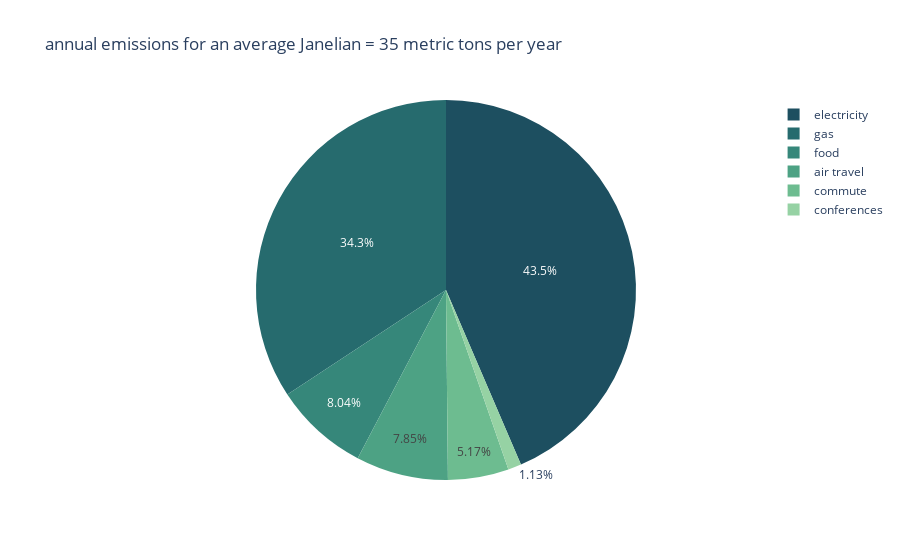

Source (notebook cell):
### Code cell
import pandas as pd
totalEmissions = pd.DataFrame({'type':['gas','electricity','air travel','commute','conferences','food'],
                               'emissions':[CO2FromGas,CO2FromElectric,CO2FromAir,CO2FromCommuting,CO2FromConferences,CO2FromFood]})
import plotly.express as px
fig = px.pie(totalEmissions,
             values='emissions',
             names='type',
             title='annual emissions for an average Janelian = 35 metric tons per year',
             color_discrete_sequence=list(reversed(px.colors.sequential.Blugrn)))
fig.show()
fig.write_image('JaneliaEmissions.pdf')

### Figure 1 — Plotly figure (JSON) as saved in the notebook; plotly's stock layout.template omitted (floating-point values rounded to 4 significant figures)
{"data": [{"domain": {"x": [0, 1], "y": [0, 1]}, "hoverlabel": {"namelength": 0}, "hovertemplate": "type=%{label}<br>emissions=%{value}", "labels": ["gas", "electricity", "air travel", "commute", "conferences", "food"], "legendgroup": "", "name": "", "showlegend": true, "type": "pie", "values": [11.94, 15.17, 2.737, 1.8, 0.3922, 2.8]}], "layout": {"legend": {"tracegroupgap": 0}, "piecolorway": ["rgb(29, 79, 96)", "rgb(38, 107, 110)", "rgb(54, 135, 122)", "rgb(77, 162, 132)", "rgb(109, 188, 144)", "rgb(150, 210, 164)", "rgb(196, 230, 195)"], "title": {"text": "annual emissions for an average Janelian = 35 metric tons per year"}}}
